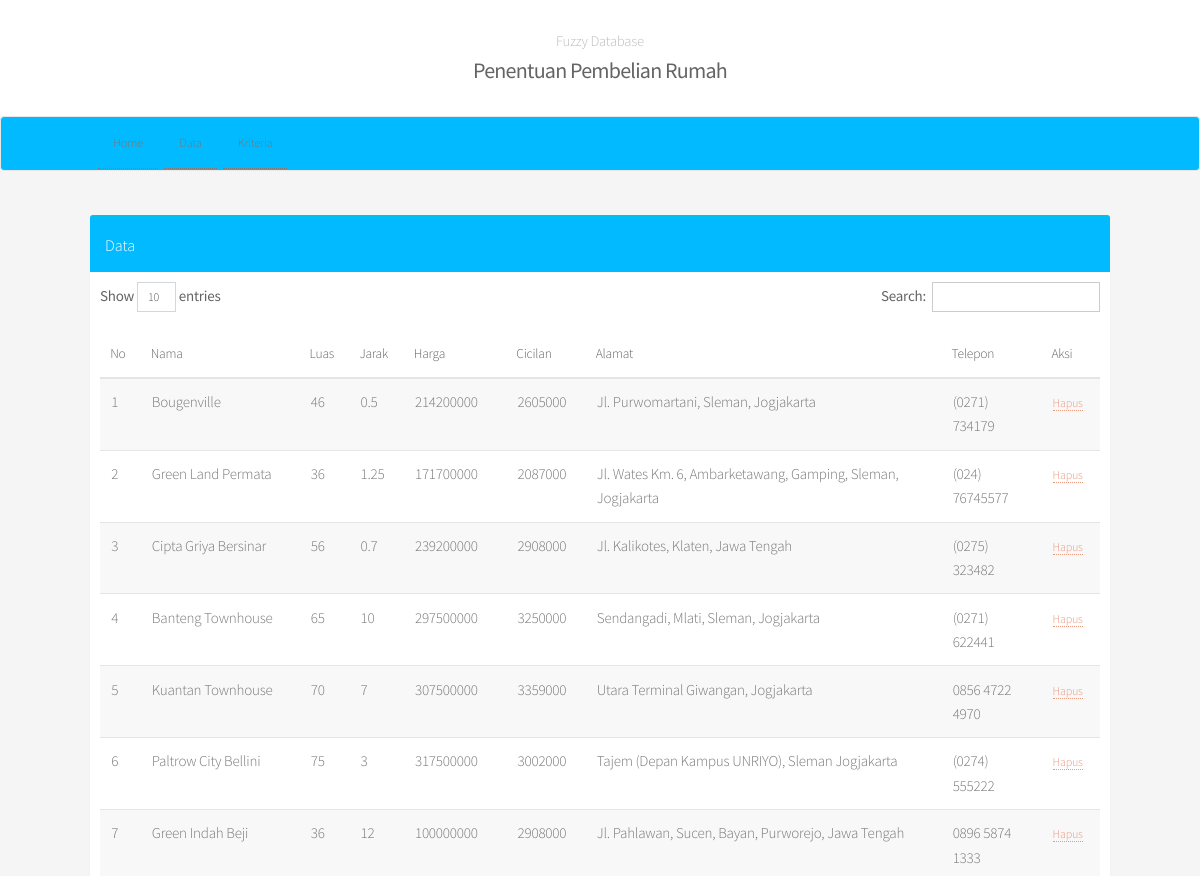
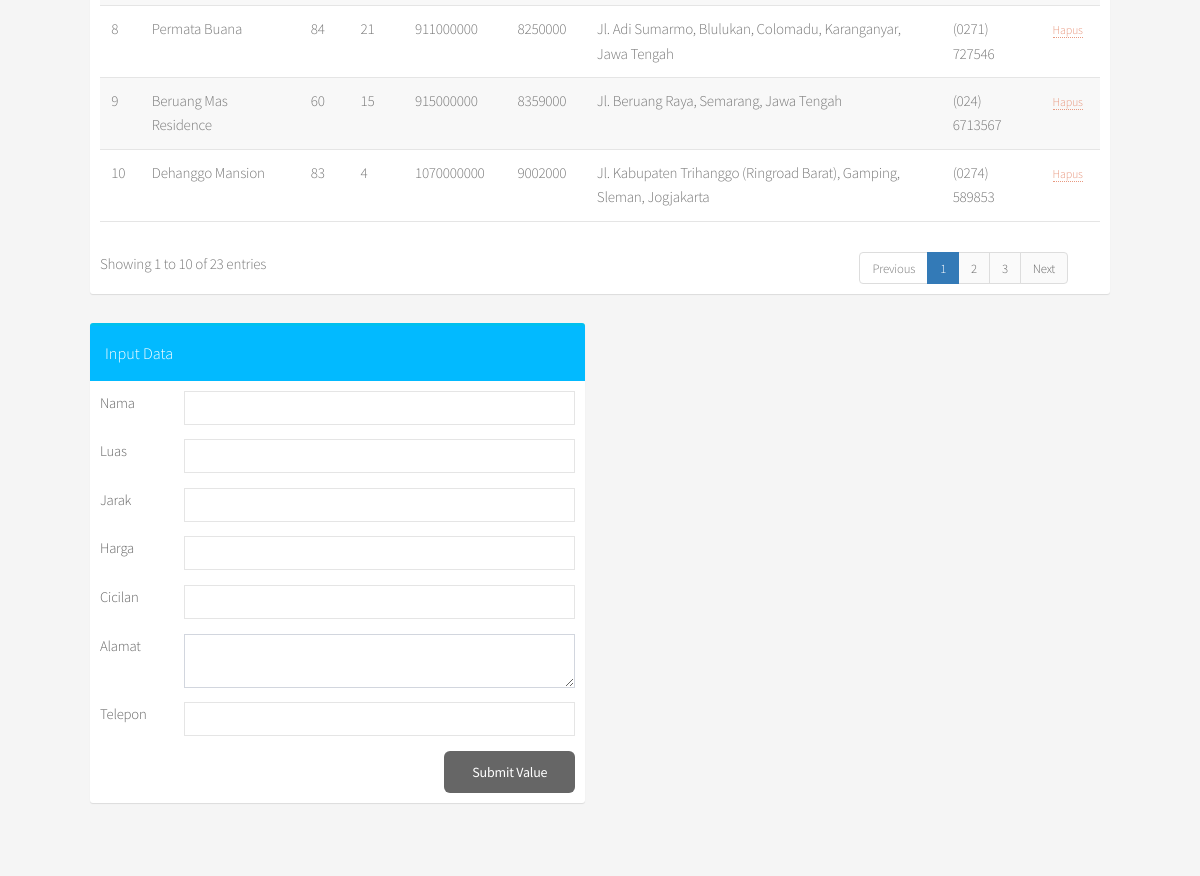
The app's page /data.php with its own data (2 pictures, top to bottom).
### tables this page shows
CREATE TABLE `rumah` (
  `id` int(11) NOT NULL,
  `nama` varchar(255) NOT NULL,
  `luas` int(11) NOT NULL,
  `jarak` double NOT NULL,
  `harga` double NOT NULL,
  `cicilan` double NOT NULL,
  `alamat` text NOT NULL,
  `telepon` varchar(255) NOT NULL
);

### data.php (the view, shortened to what this page needs)
<!DOCTYPE html>
<html>
<head>
		<link rel="stylesheet" type="text/css" href="admin/bootstrap/css/bootstrap.css"/>
		<link rel="stylesheet" type="text/css" href="admin/dist/css/AdminLTE.css"/>
		<link rel="stylesheet" href="assets/css/main.css"/>
</head>
<body>
	<?php
	include 'koneksi.php';
	$data = mysqli_query($conn, "SELECT * FROM rumah ORDER by id")
	?>
	<section id="header">
		<?php include "navbar.php" ?>
	</section>
	<section class="container main">
		<div class="row content">
			<div class="col-md-12">
				<div class="box box-info">
					<div class="box-header">
						<h4 style="margin :5px; color: #fff">Data</h4>
					</div>
					<div class="box-body" style="font-size: 15px;">
						<table id="data" class="table-responsive">
							<thead>
								<tr>
									<th>No</th>
									<th>Nama</th>
									<th>Luas</th>
									<th>Jarak</th>
									<th>Harga</th>
									<th>Cicilan</th>
									<th>Alamat</th>
									<th>Telepon</th>
									<th>Aksi</th>
								</tr>
							</thead>
							<tbody>
								<?php
									$i = 1;
									while ($listdata = mysqli_fetch_array($data, MYSQLI_BOTH)) {
										echo "
										<tr>
											<td>$i</td>
											<td>$listdata[nama]</td>
											<td>$listdata[luas]</td>
											<td>$listdata[jarak]</td>
											<td>$listdata[harga]</td>
											<td>$listdata[cicilan]</td>
											<td>$listdata[alamat]</td>
											<td>$listdata[telepon]</td>
											<td>
												<a href='delete.php?id=$listdata[id]'  onclick='return confirm('Apakah anda yakin akan menghapus data ini?')'>
													Hapus
												</a>
											</td>
										</tr>
										";
										$i += 1;
									}
								 ?>
							</tbody>
						</table>
					</div>
				</div>
			</div>
			<div class="col-md-6">
				<div class="box box-info">
					<div class="box-header">
						<h4 style="margin :5px; color: #fff">Input Data</h4>
					</div>
					<div class="box-body">
						<form action="inputdata.php" method="get" class="form-horizontal">
								<div class="form-group" style="margin-bottom: 1em">
									<label class="col-sm-2">Nama</label>
									<div class="col-sm-10">
										<input type="text" name="nama" class="form-control">
									</div>
								</div>
								<div class="form-group" style="margin-bottom: 1em">
									<label class="col-sm-2">Luas</label>
									<div class="col-sm-10">
										<input type="text" name="luas" class="form-control">
									</div>
								</div>
								<div class="form-group" style="margin-bottom: 1em">
									<label class="col-sm-2">Jarak</label>
									<div class="col-sm-10">
										<input type="text" name="jarak" class="form-control">
									</div>
								</div>
								<div class="form-group" style="margin-bottom: 1em">
									<label class="col-sm-2">Harga</label>
									<div class="col-sm-10">
										<input type="text" name="harga" class="form-control">
									</div>
								</div>
								<div class="form-group" style="margin-bottom: 1em">
									<label class="col-sm-2">Cicilan</label>
									<div class="col-sm-10">
										<input type="text" name="cicilan" class="form-control">
									</div>
								</div>
								<div class="form-group" style="margin-bottom: 1em">
									<label class="col-sm-2">Alamat</label>
									<div class="col-sm-10">
										<textarea name="alamat" class="form-control"></textarea>
									</div>
								</div>
								<div class="form-group" style="margin-bottom: 1em">
									<label class="col-sm-2">Telepon</label>
									<div class="col-sm-10">
										<input type="text" name="telepon" class="form-control">
									</div>
								</div>
							<input type="submit" name="submit" class="btn btn-default" style="float: right;" value="Submit Value">
						</form>
					</div>
				</div>
			</div>
		</div>
	</section>
</body>
</html>

### records on screen
rumah: nama "Bougenville", luas "46", jarak "0.5", harga "214200000", cicilan "2605000", alamat "Jl. Purwomartani, Sleman, Jogjakarta", telepon "(0271) 734179"
rumah: nama "Green Land Permata", luas "36", jarak "1.25", harga "171700000", cicilan "2087000", alamat "Jl. Wates Km. 6, Ambarketawang, Gamping, Sleman, Jogjakarta", telepon "(024) 76745577"
rumah: nama "Cipta Griya Bersinar", luas "56", jarak "0.7", harga "239200000", cicilan "2908000", alamat "Jl. Kalikotes, Klaten, Jawa Tengah", telepon "(0275) 323482"
rumah: nama "Banteng Townhouse", luas "65", jarak "10", harga "297500000", cicilan "3250000", alamat "Sendangadi, Mlati, Sleman, Jogjakarta", telepon "(0271) 622441"
rumah: nama "Kuantan Townhouse", luas "70", jarak "7", harga "307500000", cicilan "3359000", alamat "Utara Terminal Giwangan, Jogjakarta", telepon "0856 4722 4970"
rumah: nama "Paltrow City Bellini", luas "75", jarak "3", harga "317500000", cicilan "3002000", alamat "Tajem (Depan Kampus UNRIYO), Sleman Jogjakarta", telepon "(0274) 555222"
rumah: nama "Green Indah Beji", luas "36", jarak "12", harga "100000000", cicilan "2908000", alamat "Jl. Pahlawan, Sucen, Bayan, Purworejo, Jawa Tengah", telepon "0896 5874 1333"
rumah: nama "Permata Buana", luas "84", jarak "21", harga "911000000", cicilan "8250000", alamat "Jl. Adi Sumarmo, Blulukan, Colomadu, Karanganyar, Jawa Tengah", telepon "(0271) 727546"
rumah: nama "Beruang Mas Residence", luas "60", jarak "15", harga "915000000", cicilan "8359000", alamat "Jl. Beruang Raya, Semarang, Jawa Tengah", telepon "(024) 6713567"
rumah: nama "Dehanggo Mansion", luas "83", jarak "4", harga "1070000000", cicilan "9002000", alamat "Jl. Kabupaten Trihanggo (Ringroad Barat), Gamping, Sleman, Jogjakarta", telepon "(0274) 589853"
